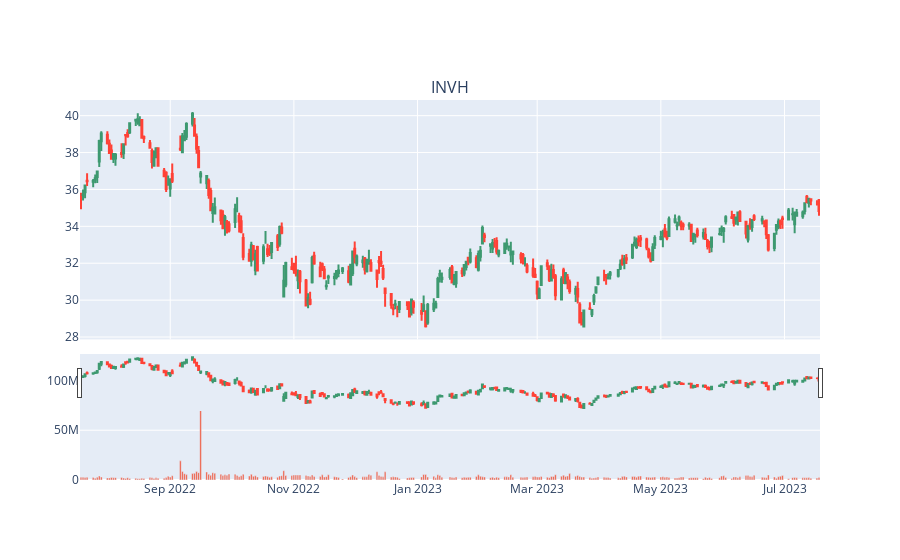

Here is the notebook cell this chart was saved with:
### Code cell
fig = make_subplots(rows=2,
                    cols=1,
                    shared_xaxes=True,
                    vertical_spacing=0.1,
                    subplot_titles=('INVH', 'Volume'),
                    row_width=[0.3, 0.7])
# candlestick
fig.add_trace(
    go.Candlestick(
        x=df_INVH.index,
        open=df_INVH.Open,
        high=df_INVH.High,
        low=df_INVH.Low,
        close=df_INVH.Close,
        showlegend=False),
    row=1,
    col=1
)

# volume
fig.add_trace(
    go.Bar(x=df_INVH.index,
           y=df_INVH.Volume,
           showlegend=False
          ),row=2,
    col=1
)


plotly.offline.iplot(fig, filename='jupyter-parametric_plot')

### Figure 1 — Plotly figure (JSON) as saved in the notebook; plotly's stock layout.template omitted (floating-point values rounded to 4 significant figures; data arrays with more than 128 entries replaced by an {"elided": "..."} marker saying what was removed)
{"data": [{"close": {"elided": "251 float values"}, "high": {"elided": "251 float values"}, "low": {"elided": "251 float values"}, "open": {"elided": "251 float values"}, "showlegend": false, "type": "candlestick", "x": {"elided": "251 str values"}, "xaxis": "x", "yaxis": "y"}, {"showlegend": false, "type": "bar", "x": {"elided": "251 str values"}, "xaxis": "x2", "y": {"elided": "251 int values"}, "yaxis": "y2"}], "layout": {"annotations": [{"font": {"size": 16}, "showarrow": false, "text": "INVH", "x": 0.5, "xanchor": "center", "xref": "paper", "y": 1, "yanchor": "bottom", "yref": "paper"}, {"font": {"size": 16}, "showarrow": false, "text": "Volume", "x": 0.5, "xanchor": "center", "xref": "paper", "y": 0.27, "yanchor": "bottom", "yref": "paper"}], "xaxis": {"anchor": "y", "domain": [0, 1], "matches": "x2", "showticklabels": false}, "xaxis2": {"anchor": "y2", "domain": [0, 1]}, "yaxis": {"anchor": "x", "domain": [0.37, 1]}, "yaxis2": {"anchor": "x2", "domain": [0, 0.27]}}}
